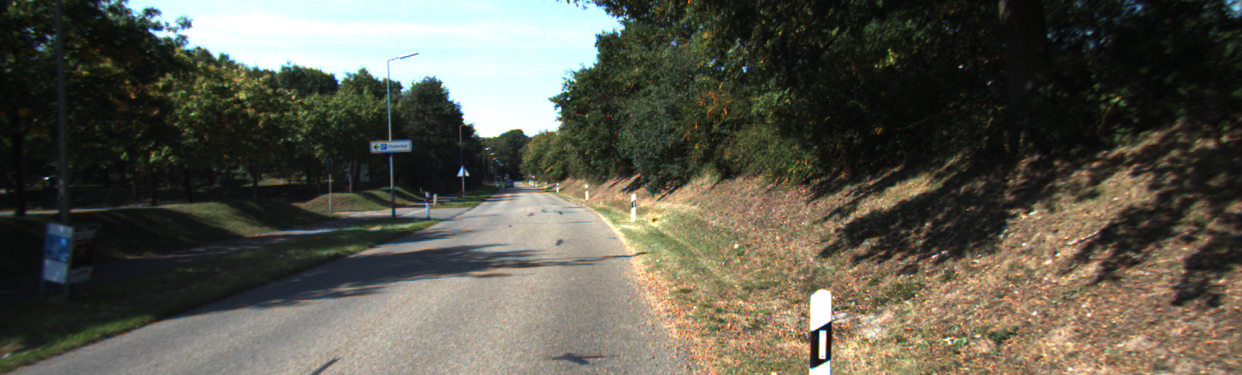
#> input picture 043.png, 1242 x 375 px, found by its file name
$ python dilation_try_new.py
#> lines starting #> are read from the running program, lines starting #| are printed output that depends on the picture; after the words box and inside, x2 and y2 are one past the last pixel; in counts of white or black regions, pixels touching at a corner belong together
import cv2
import numpy as np
import matplotlib.image as mpimg
import statistics
from functools import reduce
from math import sqrt

def stddev(lst):
    mean = float(sum(lst)) / len(lst)
    return sqrt(float(reduce(lambda x, y: x + y, map(lambda x: (x - mean) ** 2, lst))) / len(lst))

cap = cv2.imread("test_images/043.png")
#> cap is the input picture: shape (375, 1242, 3); mean B, G, R 77, 88.8, 90.6
setmin = 0
change = 150
#varibles for a pixel picked from middle of frame
midpixx = 290
midpixy = 470
shot = 0
while(1):

   # _, frame = cap.read()
    hsv = cv2.cvtColor(cap, cv2.COLOR_BGR2HSV)
#> hsv: shape (375, 1242, 3); mean H, S, V 49.3, 67.9, 96.8
    frame=cap
   # [12 lines of commented-out code are left out]
    H = []
    S = []
    V = []
    for nums in range(0,50):
   #get 50 pixels in each direction append values to individual lists
      up = hsv[(midpixx + shot ), (midpixy + shot)]
      H.append(up[0])
      S.append(up[1])
      V.append(up[2])
      down = hsv[(midpixx - shot ), (midpixy - shot)]
      H.append(down[0])
      S.append(down[1])
      V.append(down[2])
      mix1 = hsv[(midpixx + shot ), (midpixy - shot)]
      H.append(mix1[0])
      S.append(mix1[1])
      V.append(mix1[2])
      mix2 = hsv[(midpixx - shot ), (midpixy + shot)]
      H.append(mix2[0])
      S.append(mix2[1])
      V.append(mix2[2])
      shot += 1
#> this loop made 50 passes
#> (up, down, mix1, mix2) on passes 2 to 12: ([13, 44, 174], [21, 21, 169], [18, 30, 168], [39, 25, 171]), ([7, 53, 191], [23, 33, 176], [16, 44, 178], [20, 36, 170]), ([12, 25, 173], [37, 25, 173], [37, 19, 175], [21, 36, 171]), ([12, 34, 174], [23, 26, 179], [18, 41, 181], [15, 44, 178]), ([36, 16, 162], [28, 42, 184], [14, 36, 183], [19, 23, 176]), ([26, 12, 166], [32, 20, 170], [11, 30, 178], [17, 37, 177]), ([24, 24, 167], [21, 59, 189], [17, 37, 174], [12, 26, 177]), ([29, 36, 171], [13, 41, 195], [24, 21, 174], [12, 40, 178]), ([25, 28, 171], [37, 36, 189], [27, 17, 169], [10, 40, 179]), ([19, 22, 166], [23, 36, 186], [14, 28, 179], [16, 35, 177]), ([23, 36, 171], [24, 23, 181], [46, 17, 169], [16, 33, 178])
#> mix2 on pass 1: [26, 25, 172]
#> after the loop, H = 200 values, max 178 at index 138, min 1 at index 140, mean 42.12; S = 200 values, max 108 at index 103, min 3 at index 95, mean 38.34; V = 200 values, max 216 at index 148, min 54 at index 89, mean 151.2; shot = 50
    shot = 0
    #average and standard deviation for H S V
    Have = int(sum(H) / (len(H)))
#> Have = 42
    Save = int(sum(S) / (len(S)))
#> Save = 38
    Vave = int(sum(V) / (len(V)))
#> Vave = 151
    stdH = int(stddev(H))
#> in stddev, `mean = float(sum(lst)) / len(lst)`: mean = 42.12
#> stdH = 38
    stdS = int(stddev(S))
#> stdS = 22
    stdV = int(stddev(H))
#> stdV = 38
   # print(Have, Save, Vave)
   # print(int(stddev(H)))
    lower_red = np.array([(Have-stdH),(Save-stdS),(Vave-stdV)])
#> lower_red = [4, 16, 113]
    upper_red = np.array([(Have+stdH),(Save+stdS),(Vave+stdV)])
#> upper_red = [80, 60, 189]
    mask = cv2.inRange(hsv, lower_red, upper_red)
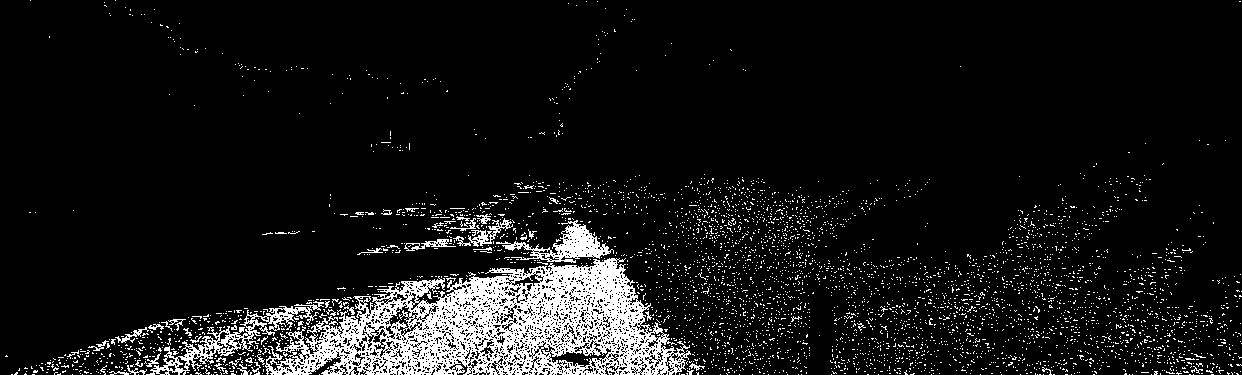
#> mask: shape (375, 1242); 8.5% white in thin lines or dots
    res = cv2.bitwise_and(frame,frame, mask= mask)
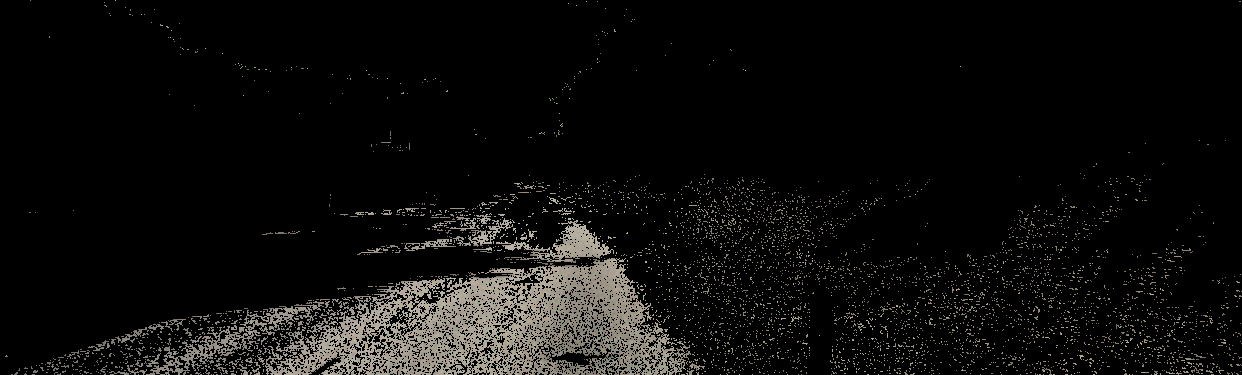
#> res: shape (375, 1242, 3); mean B, G, R 11.8, 13, 13.5

    kernel = np.ones((5,5),np.uint8)
    erosion = cv2.erode(mask,kernel,iterations = 1)
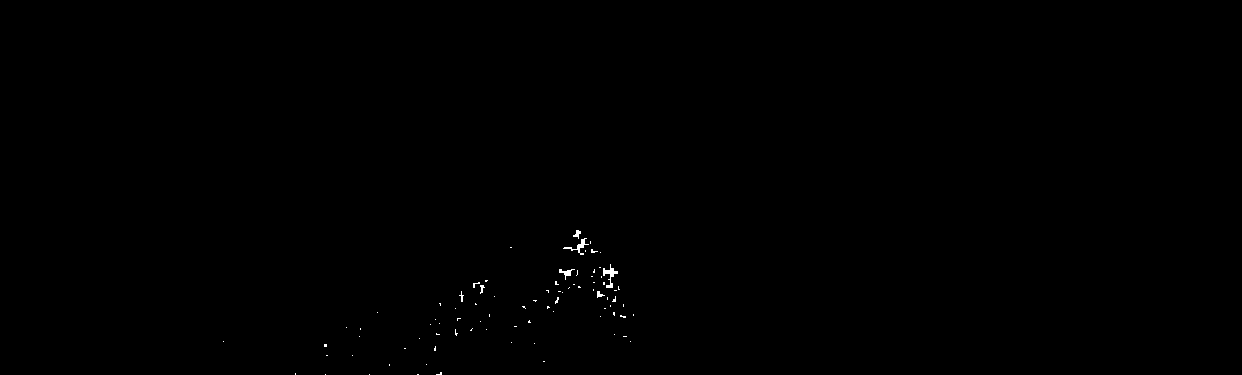
#> erosion: shape (375, 1242); 0.15% white in thin lines or dots, all inside (x1, y1, x2, y2) = (223, 230, 634, 375)
    dilation = cv2.dilate(mask,kernel,iterations = 1)
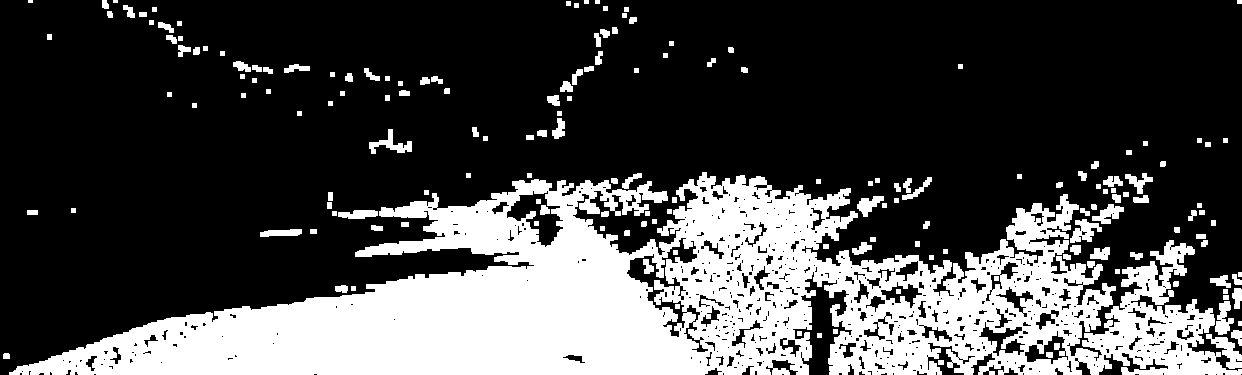
#> dilation: shape (375, 1242); 28.4% white; 175 white regions (2 under 20 px), largest, box (x1, y1, x2, y2) and area: (9, 172, 1242, 375) 121402, (1206, 334, 1242, 369) 507, (1070, 219, 1102, 243) 417
    cv2.imwrite("show_mask.jpg",mask)
    cv2.imshow('Original',frame)
    cv2.imshow('Mask',mask)
    cv2.imshow('Erosion',erosion)
    cv2.imshow('Dilation',dilation)
   # if (change<setmax):
   #   change +=1
    if (change>setmin):
      change -=1
    k = cv2.waitKey(5) & 0xFF
#> (key Esc is pressed here)
    if k == 27:
        break

cv2.destroyAllWindows()
#> (the run stopped early here; a loop or call above may not have finished)

$ run again, with test6.jpg saved as 043.png
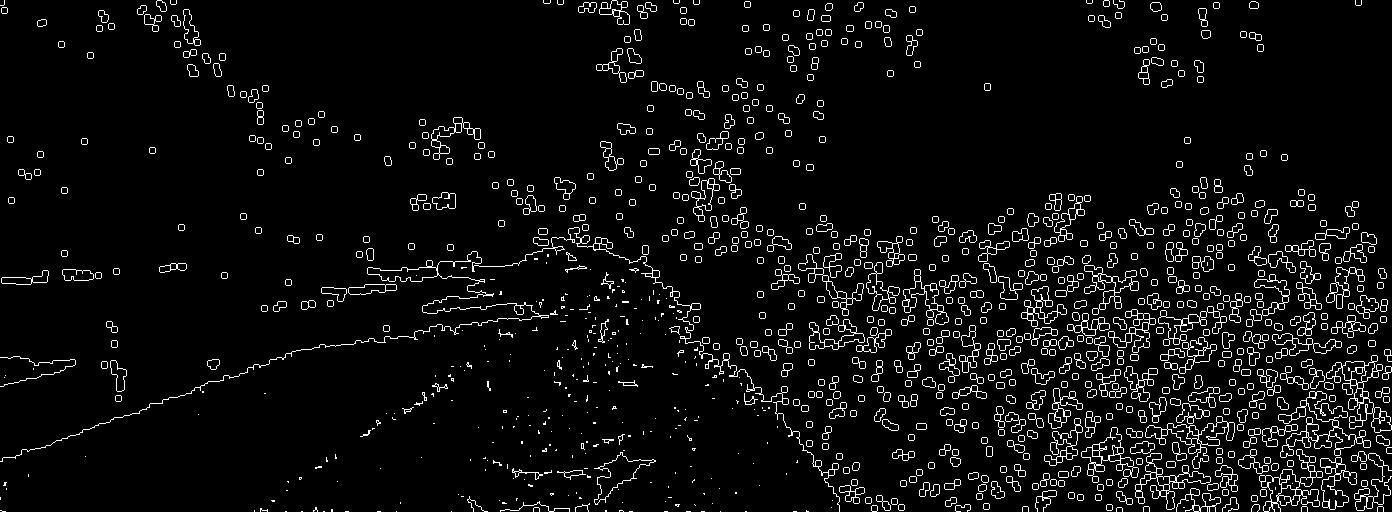
#> input picture test6.jpg, 1392 x 512 px, found by its file name
#> cap is the input picture: shape (512, 1392, 3); min 0, max 255, mean 14.6
#> hsv: shape (512, 1392, 3); mean H, S, V 0, 0, 14.6
#> the loop `for nums in range(0,50):` made 50 passes
#> mix2 on passes 1, 6, 23, 27, 34, 35, 40, 46: [0, 0, 0], [0, 0, 0], [0, 0, 0], [0, 0, 0], [0, 0, 0], [0, 0, 0], [0, 0, 0], [0, 0, 0]
#> after the loop `for nums in range(0,50):`: H = 200 values from 0 to 0; V = 200 values, max 255 at index 4, min 0 at index 0, mean 25.46; shot = 50
#> Have = 0
#> Vave = 25
#> mean = 0
#> lower_red = [0, 0, 25]
#> `mask = cv2.inRange(hsv, lower_red, upper_red)`:
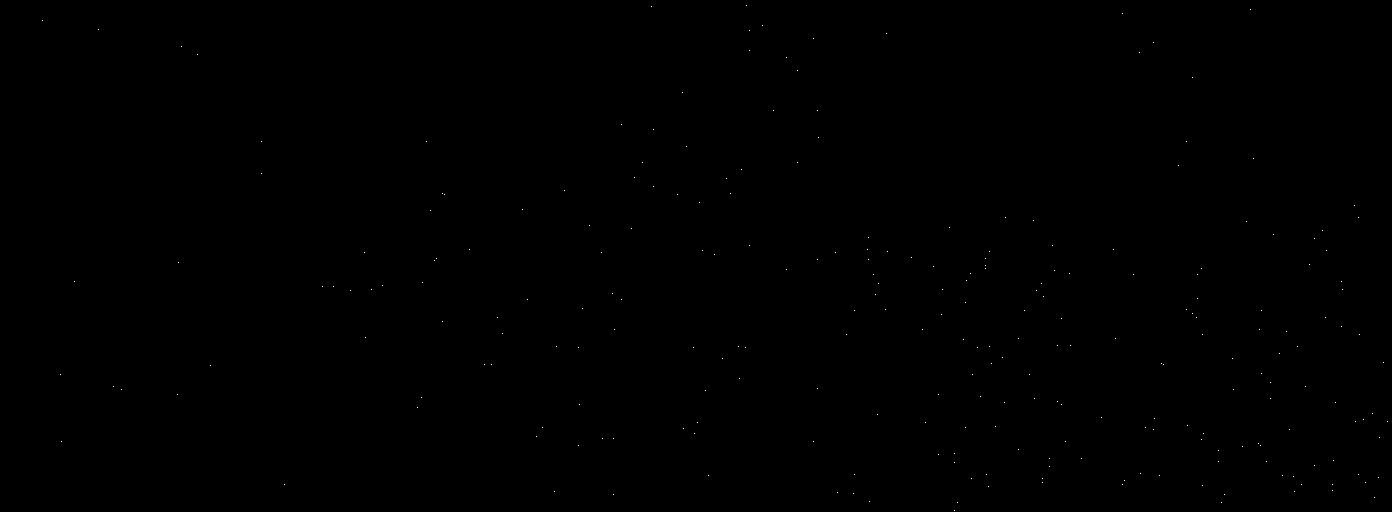
#> mask: shape (512, 1392); 0.04% white in thin lines or dots
#> res: shape (512, 1392, 3); values 0 (black) and 25 (white), 0.04% white in thin lines or dots
#> erosion: shape (512, 1392); every value is 0
#> `dilation = cv2.dilate(mask,kernel,iterations = 1)`:
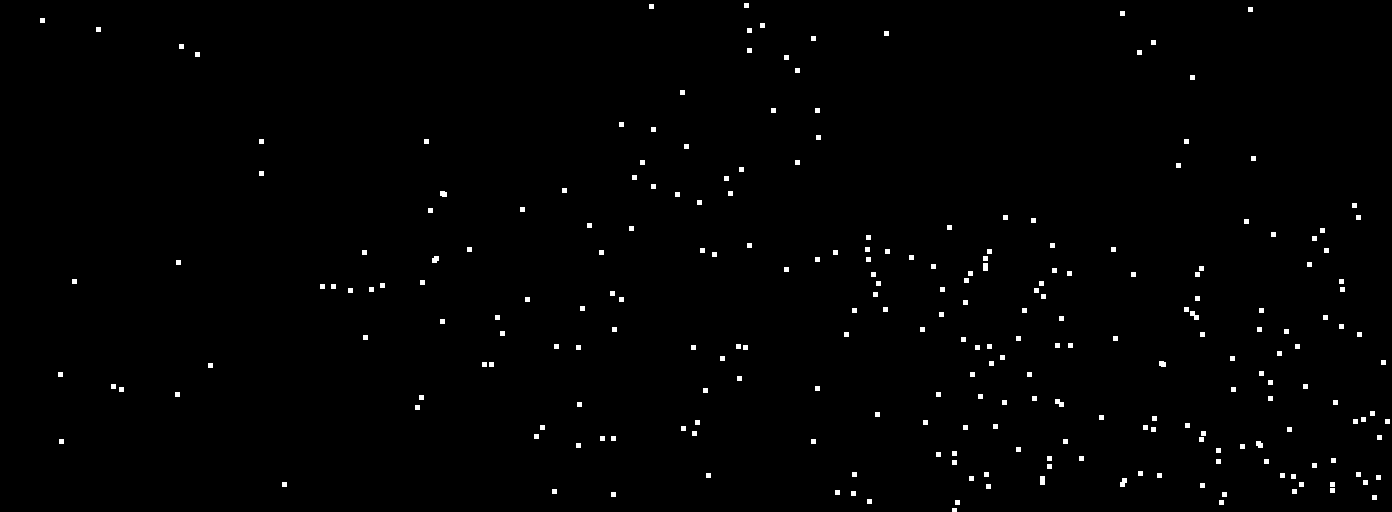
#> dilation: shape (512, 1392); 0.89% white; 247 white regions, largest, box (x1, y1, x2, y2) and area: (1190, 311, 1199, 320) 49, (1055, 399, 1064, 407) 48, (1120, 478, 1127, 487) 47
